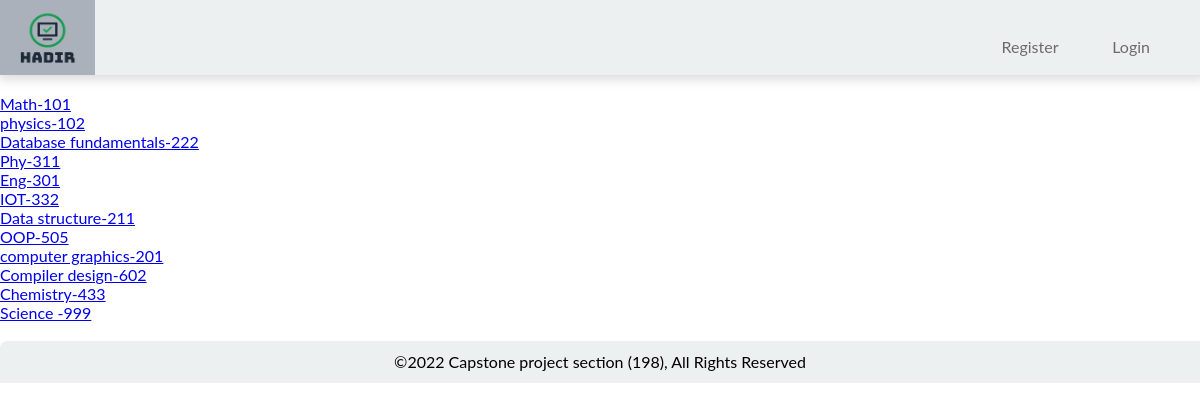
/Hadir/Classes, run on the app's committed database.
### HadirApp/models.py (models this page shows)
class Class(models.Model):
    class_id = models.CharField(primary_key=True, max_length=3, validators=[
                                RegexValidator(r'\d{3}')])
    class_name = models.CharField(max_length=50)
    def __str__(self):
        return (f'{self.class_name}-{self.class_id}')

### HadirApp/views.py (the view)
# urls.py: path('Hadir/Classes', views.Classes, name="Classes"),
def Classes(request):
    classes = Class.objects.all()
    return render(request, 'HadirApp/classes.html', {'classes': classes})

### HadirApp/templates/HadirApp/classes.html
{% extends 'HadirApp/base.html' %}
{% block main_content %}
{% for class in classes %}
<a href="Classes/{{class.class_name}}-{{class.class_id}}">{{class}}</a><br>
{% endfor %}
{% endblock %}

### HadirApp/static/Hadir/main.css (style rules this page uses)
* { margin: 0; padding: 0; box-sizing: border-box; font-family: 'Lato', 'Arial', sans-serif; scroll-behavior: smooth; }

### data on the page
Class: class_name+class_id "Math-101"
Class: class_name+class_id "physics-102"
Class: class_name+class_id "Database fundamentals-222"
Class: class_name+class_id "Phy-311"
Class: class_name+class_id "Eng-301"
Class: class_name+class_id "IOT-332"
Class: class_name+class_id "Data structure-211"
Class: class_name+class_id "OOP-505"
Class: class_name+class_id "computer graphics-201"
Class: class_name+class_id "Compiler design-602"
Class: class_name+class_id "Chemistry-433"
Class: class_name+class_id "Science -999"
